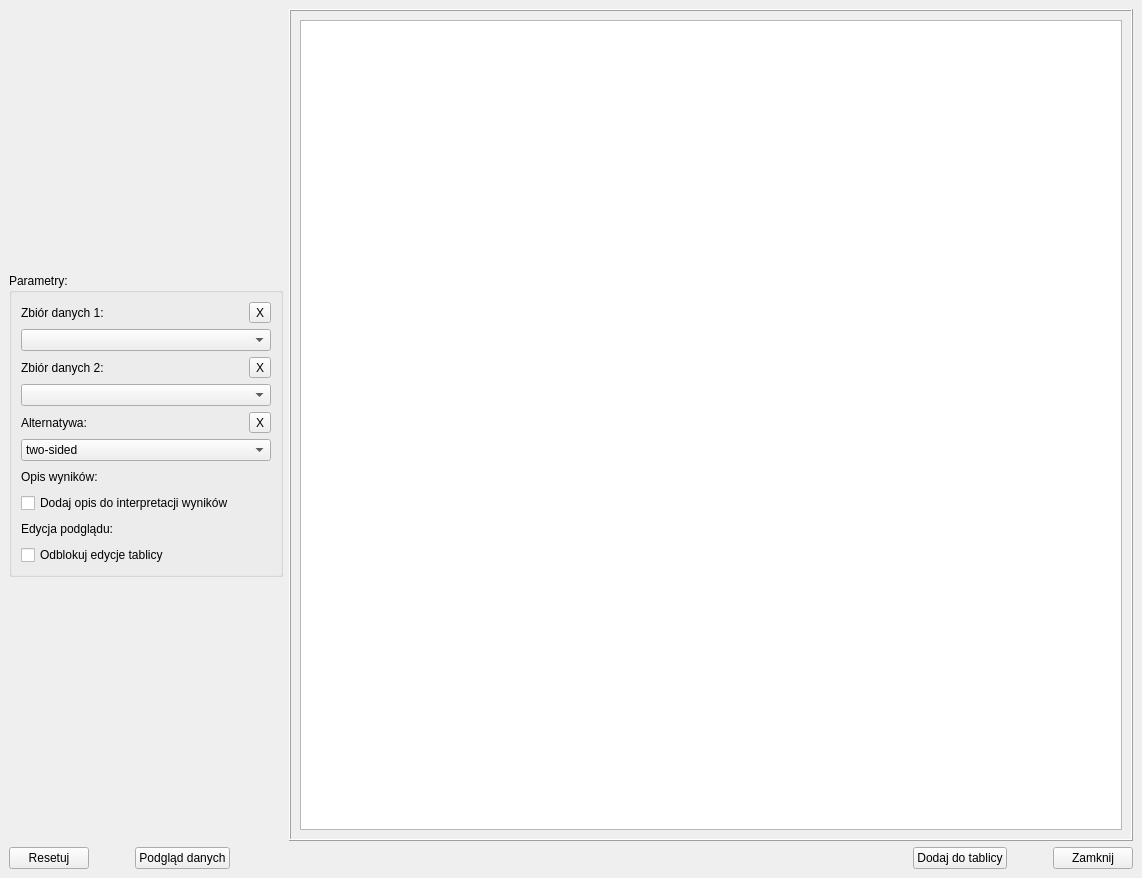
<?xml version="1.0" encoding="UTF-8"?>
<ui version="4.0">
 <class>MainWindow_Correlation_Kendall</class>
 <widget class="QMainWindow" name="MainWindow_Correlation_Kendall">
  <property name="windowModality">
   <enum>Qt::WindowModal</enum>
  </property>
  <property name="geometry">
   <rect>
    <x>0</x>
    <y>0</y>
    <width>1142</width>
    <height>878</height>
   </rect>
  </property>
  <property name="windowTitle">
   <string>Korelacja Kendalla</string>
  </property>
  <widget class="QWidget" name="centralwidget">
   <layout class="QVBoxLayout" name="verticalLayout_12">
    <item>
     <layout class="QHBoxLayout" name="horizontalLayout_2">
      <item>
       <layout class="QHBoxLayout" name="horizontalLayout">
        <item>
         <layout class="QVBoxLayout" name="verticalLayout_2">
          <item>
           <spacer name="verticalSpacer_2">
            <property name="orientation">
             <enum>Qt::Vertical</enum>
            </property>
            <property name="sizeHint" stdset="0">
             <size>
              <width>20</width>
              <height>40</height>
             </size>
            </property>
           </spacer>
          </item>
          <item>
           <widget class="QGroupBox" name="groupBox">
            <property name="sizePolicy">
             <sizepolicy hsizetype="Fixed" vsizetype="Fixed">
              <horstretch>0</horstretch>
              <verstretch>0</verstretch>
             </sizepolicy>
            </property>
            <property name="title">
             <string>Parametry:</string>
            </property>
            <layout class="QVBoxLayout" name="verticalLayout_13">
             <item>
              <layout class="QVBoxLayout" name="verticalLayout_3">
               <item>
                <layout class="QHBoxLayout" name="horizontalLayout_3">
                 <item>
                  <widget class="QLabel" name="label">
                   <property name="text">
                    <string>Zbiór danych 1:</string>
                   </property>
                  </widget>
                 </item>
                 <item>
                  <spacer name="horizontalSpacer">
                   <property name="orientation">
                    <enum>Qt::Horizontal</enum>
                   </property>
                   <property name="sizeHint" stdset="0">
                    <size>
                     <width>40</width>
                     <height>20</height>
                    </size>
                   </property>
                  </spacer>
                 </item>
                 <item>
                  <widget class="QToolButton" name="toolButton_Data_Column">
                   <property name="text">
                    <string>X</string>
                   </property>
                  </widget>
                 </item>
                </layout>
               </item>
               <item>
                <widget class="QComboBox" name="comboBox_Data_Column">
                 <property name="minimumSize">
                  <size>
                   <width>250</width>
                   <height>0</height>
                  </size>
                 </property>
                 <property name="placeholderText">
                  <string>Wybierz kolumne danych...</string>
                 </property>
                </widget>
               </item>
              </layout>
             </item>
             <item>
              <layout class="QVBoxLayout" name="verticalLayout_4">
               <item>
                <layout class="QVBoxLayout" name="verticalLayout_5">
                 <item>
                  <layout class="QHBoxLayout" name="horizontalLayout_4">
                   <item>
                    <widget class="QLabel" name="label_2">
                     <property name="text">
                      <string>Zbiór danych 2:</string>
                     </property>
                    </widget>
                   </item>
                   <item>
                    <spacer name="horizontalSpacer_4">
                     <property name="orientation">
                      <enum>Qt::Horizontal</enum>
                     </property>
                     <property name="sizeHint" stdset="0">
                      <size>
                       <width>40</width>
                       <height>20</height>
                      </size>
                     </property>
                    </spacer>
                   </item>
                   <item>
                    <widget class="QToolButton" name="toolButton_Data_Column_2">
                     <property name="text">
                      <string>X</string>
                     </property>
                    </widget>
                   </item>
                  </layout>
                 </item>
                 <item>
                  <widget class="QComboBox" name="comboBox_Data_Column_2">
                   <property name="minimumSize">
                    <size>
                     <width>250</width>
                     <height>0</height>
                    </size>
                   </property>
                   <property name="placeholderText">
                    <string>Wybierz kolumne danych...</string>
                   </property>
                  </widget>
                 </item>
                </layout>
               </item>
               <item>
                <layout class="QVBoxLayout" name="verticalLayout">
                 <item>
                  <layout class="QHBoxLayout" name="horizontalLayout_6">
                   <item>
                    <widget class="QLabel" name="label_4">
                     <property name="text">
                      <string>Alternatywa:</string>
                     </property>
                    </widget>
                   </item>
                   <item>
                    <spacer name="horizontalSpacer_7">
                     <property name="orientation">
                      <enum>Qt::Horizontal</enum>
                     </property>
                     <property name="sizeHint" stdset="0">
                      <size>
                       <width>40</width>
                       <height>20</height>
                      </size>
                     </property>
                    </spacer>
                   </item>
                   <item>
                    <widget class="QToolButton" name="toolButton_Alternative">
                     <property name="text">
                      <string>X</string>
                     </property>
                    </widget>
                   </item>
                  </layout>
                 </item>
                 <item>
                  <widget class="QComboBox" name="comboBox_Alternative">
                   <item>
                    <property name="text">
                     <string>two-sided</string>
                    </property>
                   </item>
                   <item>
                    <property name="text">
                     <string>greater</string>
                    </property>
                   </item>
                   <item>
                    <property name="text">
                     <string>less</string>
                    </property>
                   </item>
                  </widget>
                 </item>
                </layout>
               </item>
               <item>
                <layout class="QHBoxLayout" name="horizontalLayout_5">
                 <item>
                  <widget class="QLabel" name="label_3">
                   <property name="text">
                    <string>Opis wyników:</string>
                   </property>
                  </widget>
                 </item>
                 <item>
                  <spacer name="horizontalSpacer_5">
                   <property name="orientation">
                    <enum>Qt::Horizontal</enum>
                   </property>
                   <property name="sizeHint" stdset="0">
                    <size>
                     <width>40</width>
                     <height>20</height>
                    </size>
                   </property>
                  </spacer>
                 </item>
                </layout>
               </item>
               <item>
                <widget class="QCheckBox" name="checkBox_Description_Of_Results">
                 <property name="text">
                  <string>Dodaj opis do interpretacji wyników</string>
                 </property>
                </widget>
               </item>
              </layout>
             </item>
             <item>
              <layout class="QVBoxLayout" name="verticalLayout_16">
               <item>
                <layout class="QHBoxLayout" name="horizontalLayout_15">
                 <item>
                  <widget class="QLabel" name="label_12">
                   <property name="text">
                    <string>Edycja podglądu:</string>
                   </property>
                  </widget>
                 </item>
                 <item>
                  <spacer name="horizontalSpacer_14">
                   <property name="orientation">
                    <enum>Qt::Horizontal</enum>
                   </property>
                   <property name="sizeHint" stdset="0">
                    <size>
                     <width>40</width>
                     <height>20</height>
                    </size>
                   </property>
                  </spacer>
                 </item>
                </layout>
               </item>
               <item>
                <widget class="QCheckBox" name="checkBox_Board_Is_Enabled">
                 <property name="text">
                  <string>Odblokuj edycje tablicy</string>
                 </property>
                 <property name="checked">
                  <bool>false</bool>
                 </property>
                </widget>
               </item>
              </layout>
             </item>
            </layout>
           </widget>
          </item>
          <item>
           <spacer name="verticalSpacer">
            <property name="orientation">
             <enum>Qt::Vertical</enum>
            </property>
            <property name="sizeHint" stdset="0">
             <size>
              <width>20</width>
              <height>40</height>
             </size>
            </property>
           </spacer>
          </item>
         </layout>
        </item>
       </layout>
      </item>
      <item>
       <widget class="QFrame" name="frame">
        <property name="frameShape">
         <enum>QFrame::Box</enum>
        </property>
        <property name="frameShadow">
         <enum>QFrame::Raised</enum>
        </property>
        <layout class="QVBoxLayout" name="verticalLayout_14">
         <item>
          <widget class="QTextEdit" name="textEdit_Preview_Board">
           <property name="enabled">
            <bool>true</bool>
           </property>
           <property name="sizePolicy">
            <sizepolicy hsizetype="Expanding" vsizetype="Expanding">
             <horstretch>0</horstretch>
             <verstretch>0</verstretch>
            </sizepolicy>
           </property>
           <property name="font">
            <font>
             <family>Segoe UI</family>
             <pointsize>14</pointsize>
            </font>
           </property>
           <property name="styleSheet">
            <string notr="true">QTextEdit{
font-size: 14pt;
font-family: &quot;Segoe UI&quot;;
}</string>
           </property>
           <property name="readOnly">
            <bool>true</bool>
           </property>
           <property name="html">
            <string>&lt;!DOCTYPE HTML PUBLIC &quot;-//W3C//DTD HTML 4.0//EN&quot; &quot;http://www.w3.org/TR/REC-html40/strict.dtd&quot;&gt;
&lt;html&gt;&lt;head&gt;&lt;meta name=&quot;qrichtext&quot; content=&quot;1&quot; /&gt;&lt;meta charset=&quot;utf-8&quot; /&gt;&lt;style type=&quot;text/css&quot;&gt;
p, li { white-space: pre-wrap; }
hr { height: 1px; border-width: 0; }
li.unchecked::marker { content: &quot;\2610&quot;; }
li.checked::marker { content: &quot;\2612&quot;; }
&lt;/style&gt;&lt;/head&gt;&lt;body style=&quot; font-family:'Segoe UI'; font-size:14pt; font-weight:400; font-style:normal;&quot;&gt;
&lt;p style=&quot;-qt-paragraph-type:empty; margin-top:0px; margin-bottom:0px; margin-left:0px; margin-right:0px; -qt-block-indent:0; text-indent:0px;&quot;&gt;&lt;br /&gt;&lt;/p&gt;&lt;/body&gt;&lt;/html&gt;</string>
           </property>
          </widget>
         </item>
        </layout>
       </widget>
      </item>
     </layout>
    </item>
    <item>
     <layout class="QHBoxLayout" name="horizontalLayout_11">
      <item>
       <widget class="QPushButton" name="pushButton_Reset_Options">
        <property name="text">
         <string>Resetuj</string>
        </property>
       </widget>
      </item>
      <item>
       <spacer name="horizontalSpacer_6">
        <property name="orientation">
         <enum>Qt::Horizontal</enum>
        </property>
        <property name="sizeType">
         <enum>QSizePolicy::Fixed</enum>
        </property>
        <property name="sizeHint" stdset="0">
         <size>
          <width>40</width>
          <height>20</height>
         </size>
        </property>
       </spacer>
      </item>
      <item>
       <widget class="QPushButton" name="pushButton_Data_Preview">
        <property name="text">
         <string>Podgląd danych</string>
        </property>
       </widget>
      </item>
      <item>
       <spacer name="horizontalSpacer_2">
        <property name="orientation">
         <enum>Qt::Horizontal</enum>
        </property>
        <property name="sizeHint" stdset="0">
         <size>
          <width>40</width>
          <height>20</height>
         </size>
        </property>
       </spacer>
      </item>
      <item>
       <widget class="QPushButton" name="pushButton_Add_To_Board">
        <property name="text">
         <string>Dodaj do tablicy</string>
        </property>
       </widget>
      </item>
      <item>
       <spacer name="horizontalSpacer_3">
        <property name="orientation">
         <enum>Qt::Horizontal</enum>
        </property>
        <property name="sizeType">
         <enum>QSizePolicy::Fixed</enum>
        </property>
        <property name="sizeHint" stdset="0">
         <size>
          <width>40</width>
          <height>20</height>
         </size>
        </property>
       </spacer>
      </item>
      <item>
       <widget class="QPushButton" name="pushButton_Close">
        <property name="text">
         <string>Zamknij</string>
        </property>
       </widget>
      </item>
     </layout>
    </item>
   </layout>
  </widget>
 </widget>
 <resources/>
 <connections>
  <connection>
   <sender>toolButton_Data_Column</sender>
   <signal>clicked()</signal>
   <receiver>comboBox_Data_Column</receiver>
   <slot>clearEditText()</slot>
   <hints>
    <hint type="sourcelabel">
     <x>335</x>
     <y>79</y>
    </hint>
    <hint type="destinationlabel">
     <x>184</x>
     <y>108</y>
    </hint>
   </hints>
  </connection>
  <connection>
   <sender>pushButton_Close</sender>
   <signal>clicked()</signal>
   <receiver>MainWindow_Correlation_Kendall</receiver>
   <slot>close()</slot>
   <hints>
    <hint type="sourcelabel">
     <x>1094</x>
     <y>782</y>
    </hint>
    <hint type="destinationlabel">
     <x>570</x>
     <y>402</y>
    </hint>
   </hints>
  </connection>
  <connection>
   <sender>checkBox_Board_Is_Enabled</sender>
   <signal>clicked(bool)</signal>
   <receiver>textEdit_Preview_Board</receiver>
   <slot>setDisabled(bool)</slot>
   <hints>
    <hint type="sourcelabel">
     <x>147</x>
     <y>475</y>
    </hint>
    <hint type="destinationlabel">
     <x>711</x>
     <y>422</y>
    </hint>
   </hints>
  </connection>
  <connection>
   <sender>toolButton_Data_Column_2</sender>
   <signal>clicked()</signal>
   <receiver>comboBox_Data_Column_2</receiver>
   <slot>clearEditText()</slot>
   <hints>
    <hint type="sourcelabel">
     <x>262</x>
     <y>391</y>
    </hint>
    <hint type="destinationlabel">
     <x>148</x>
     <y>420</y>
    </hint>
   </hints>
  </connection>
  <connection>
   <sender>toolButton_Alternative</sender>
   <signal>clicked()</signal>
   <receiver>comboBox_Alternative</receiver>
   <slot>clearEditText()</slot>
   <hints>
    <hint type="sourcelabel">
     <x>262</x>
     <y>421</y>
    </hint>
    <hint type="destinationlabel">
     <x>148</x>
     <y>450</y>
    </hint>
   </hints>
  </connection>
 </connections>
</ui>
